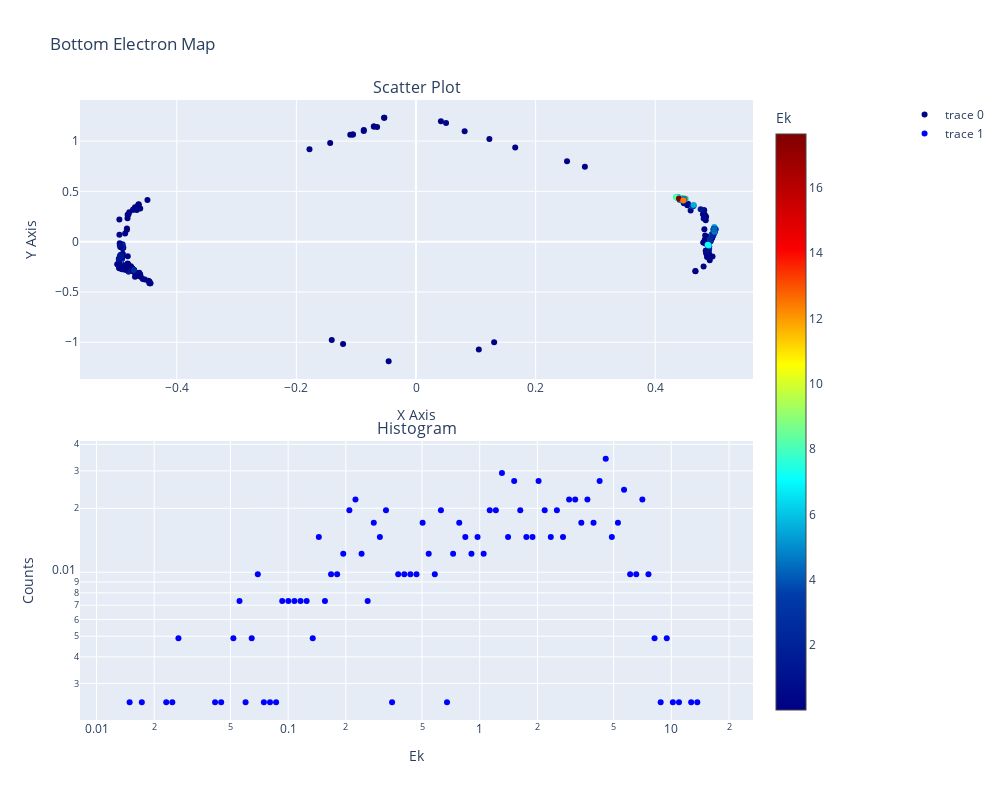

This figure's notebook cell:
### Code cell
desf.plot_bottom()

### Figure 1 — Plotly figure (JSON) as saved in the notebook; plotly's stock layout.template omitted (floating-point values rounded to 4 significant figures; data arrays with more than 128 entries replaced by an {"elided": "..."} marker saying what was removed)
{"data": [{"hoverinfo": "text", "hovertemplate": "%{text}<extra></extra>", "marker": {"color": {"elided": "409 float values"}, "colorbar": {"title": {"text": "Ek"}}, "colorscale": [[0, "rgb(0,0,131)"], [0.2, "rgb(0,60,170)"], [0.4, "rgb(5,255,255)"], [0.6, "rgb(255,255,0)"], [0.8, "rgb(250,0,0)"], [1, "rgb(128,0,0)"]]}, "mode": "markers", "text": {"elided": "409 str values"}, "type": "scatter", "x": {"elided": "409 float values"}, "xaxis": "x", "y": {"elided": "409 float values"}, "yaxis": "y"}, {"marker": {"color": "blue"}, "mode": "markers", "type": "scatter", "x": [0.01285, 0.01383, 0.01489, 0.01602, 0.01724, 0.01855, 0.01996, 0.02148, 0.02312, 0.02488, 0.02677, 0.02881, 0.031, 0.03336, 0.0359, 0.03863, 0.04157, 0.04473, 0.04814, 0.0518, 0.05574, 0.05998, 0.06455, 0.06946, 0.07475, 0.08044, 0.08656, 0.09315, 0.1002, 0.1079, 0.1161, 0.1249, 0.1344, 0.1446, 0.1557, 0.1675, 0.1803, 0.194, 0.2087, 0.2246, 0.2417, 0.2601, 0.2799, 0.3012, 0.3241, 0.3488, 0.3754, 0.4039, 0.4347, 0.4677, 0.5033, 0.5417, 0.5829, 0.6272, 0.675, 0.7264, 0.7816, 0.8411, 0.9051, 0.974, 1.048, 1.128, 1.214, 1.306, 1.406, 1.513, 1.628, 1.752, 1.885, 2.028, 2.183, 2.349, 2.528, 2.72, 2.927, 3.15, 3.389, 3.647, 3.925, 4.224, 4.545, 4.891, 5.263, 5.664, 6.095, 6.559, 7.058, 7.595, 8.173, 8.795, 9.465, 10.19, 10.96, 11.79, 12.69, 13.66, 14.7, 15.82, 17.02], "xaxis": "x2", "y": [0, 0, 0.002445, 0, 0.002445, 0, 0, 0, 0.002445, 0.002445, 0.00489, 0, 0, 0, 0, 0, 0.002445, 0.002445, 0, 0.00489, 0.007335, 0.002445, 0.00489, 0.00978, 0.002445, 0.002445, 0.002445, 0.007335, 0.007335, 0.007335, 0.007335, 0.007335, 0.00489, 0.01467, 0.007335, 0.00978, 0.00978, 0.01222, 0.01956, 0.022, 0.01222, 0.007335, 0.01711, 0.01467, 0.01956, 0.002445, 0.00978, 0.00978, 0.00978, 0.00978, 0.01711, 0.01222, 0.00978, 0.01956, 0.002445, 0.01222, 0.01711, 0.01467, 0.01222, 0.01467, 0.01222, 0.01956, 0.01956, 0.02934, 0.01467, 0.02689, 0.01956, 0.01467, 0.01467, 0.02689, 0.01956, 0.01467, 0.01956, 0.01467, 0.022, 0.022, 0.01711, 0.022, 0.01711, 0.02689, 0.03423, 0.01467, 0.01711, 0.02445, 0.00978, 0.00978, 0.022, 0.00978, 0.00489, 0.002445, 0.00489, 0.002445, 0.002445, 0, 0.002445, 0.002445, 0, 0, 0], "yaxis": "y2"}], "layout": {"annotations": [{"font": {"size": 16}, "showarrow": false, "text": "Scatter Plot", "x": 0.5, "xanchor": "center", "xref": "paper", "y": 1, "yanchor": "bottom", "yref": "paper"}, {"font": {"size": 16}, "showarrow": false, "text": "Histogram", "x": 0.5, "xanchor": "center", "xref": "paper", "y": 0.45, "yanchor": "bottom", "yref": "paper"}], "coloraxis": {"colorbar": {"len": 0.75, "thickness": 20, "x": 0.95, "y": 0.5}}, "height": 800, "legend": {"x": 1.35, "xanchor": "right", "y": 1, "yanchor": "top"}, "title": {"text": "Bottom Electron Map"}, "updatemenus": [{"direction": "left", "pad": {"r": 10, "t": 10}, "showactive": true, "type": "buttons", "x": 1.1, "xanchor": "left", "y": 1.2, "yanchor": "top"}], "width": 1000, "xaxis": {"anchor": "y", "domain": [0, 1], "title": {"text": "X Axis"}}, "xaxis2": {"anchor": "y2", "domain": [0, 1], "title": {"text": "Ek"}, "type": "log"}, "yaxis": {"anchor": "x", "domain": [0.55, 1], "title": {"text": "Y Axis"}}, "yaxis2": {"anchor": "x2", "domain": [0, 0.45], "title": {"text": "Counts"}, "type": "log"}}}
